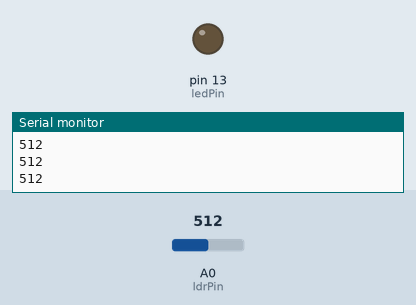
This sketch was run on a simulated Arduino Uno, built with avr-gcc and run on an emulated ATmega328P. Shown: output pins drawn as LEDs (lit = HIGH), the last lines printed to the serial monitor. Inputs (shaded band) come from the test bench; at power-on: A0 (ldrPin) = 512.

Above: at 1.2 s.
1.3 s: A0 (ldrPin) set to 483
At 1.8 s:
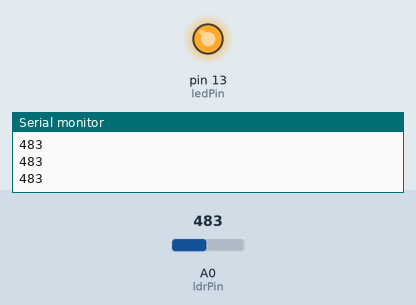
2.8 s: A0 (ldrPin) set to 510
At 4.0 s:
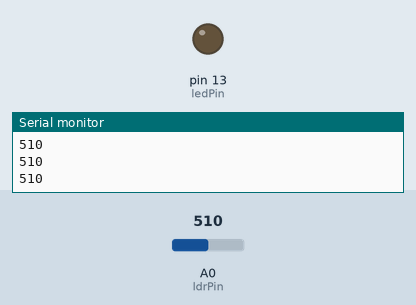
4.3 s: A0 (ldrPin) set to 490
At 5.3 s:
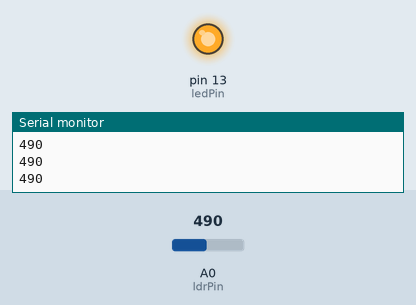
Timing chart, 0 to 7.3 s (numbered marks = the images above; inputs shaded):
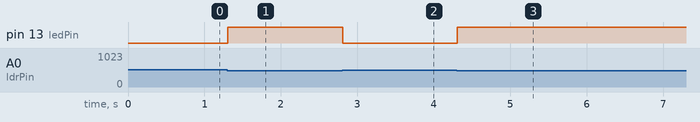

The sketch:

automatic_street_lights.ino
```cpp
//pin declartaion
//pin mode declaration
//pin data declaration
int ledPin = 13;

int ldrPin = A0;

void setup()
{

    Serial.begin(9600);

    pinMode(ledPin, OUTPUT);

    pinMode(ldrPin, INPUT);
}

void loop()
{

    int val = analogRead(ldrPin);
    Serial.println(val);

    if (val <= 500)
    {

        digitalWrite(ledPin, HIGH);
    }
    else
    {

        digitalWrite(ledPin, LOW);
    }
}
```

Measured:
- the behaviour switches between 501 and 500 on A0 (ldrPin) (found by bisection; images 0 and 1)
- after the input at 1.3 s, pin 13 (ledPin): LOW → HIGH at once
- after the input at 2.8 s, pin 13 (ledPin): HIGH → LOW at once
- after the input at 4.3 s, pin 13 (ledPin): LOW → HIGH at once
